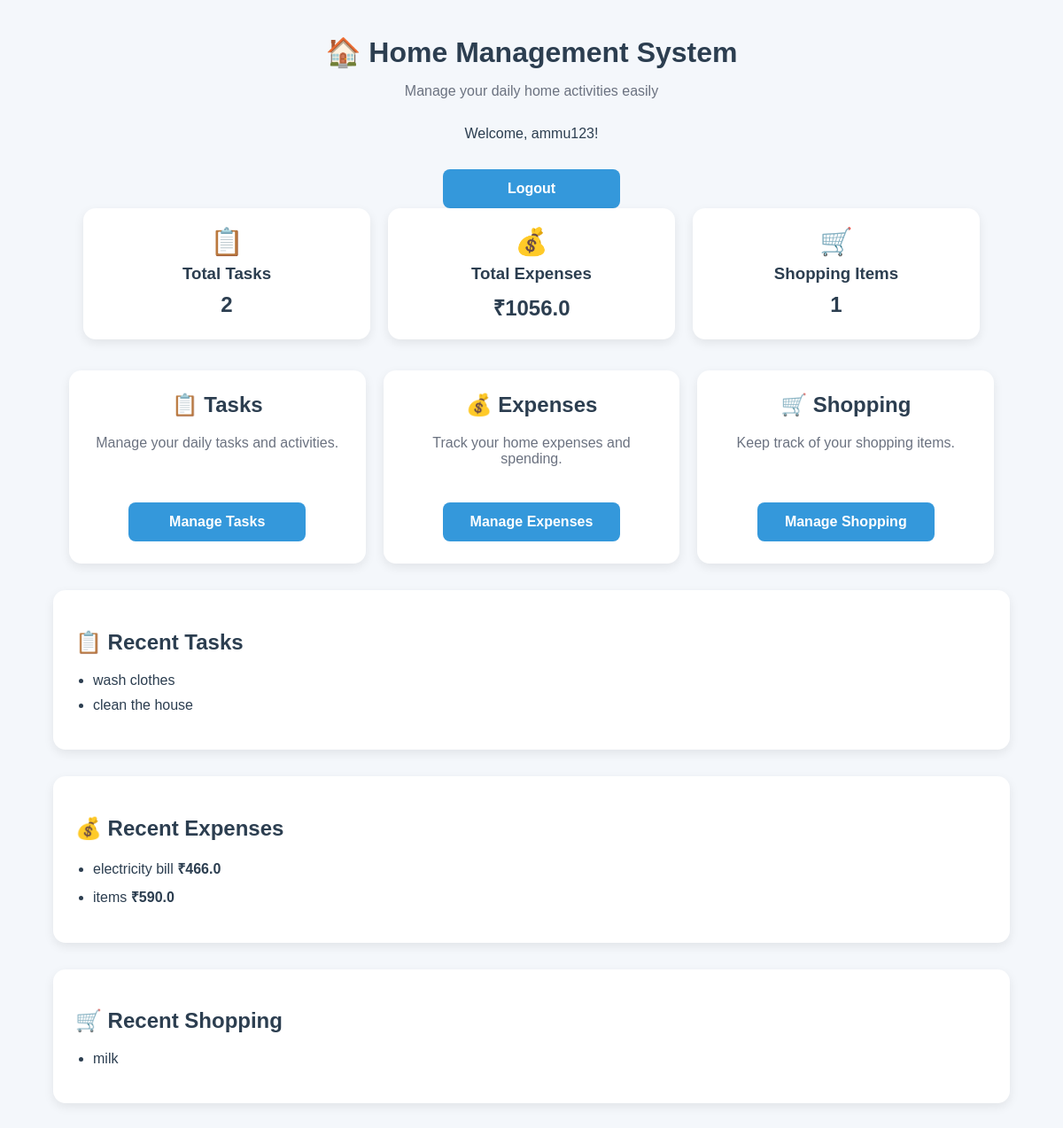
/ (signed in), run on the app's committed database.
### tables this page shows
CREATE TABLE users (
                id INTEGER PRIMARY KEY AUTOINCREMENT,
                username TEXT NOT NULL UNIQUE,
                password TEXT NOT NULL
            );

CREATE TABLE tasks (
            id INTEGER PRIMARY KEY AUTOINCREMENT,
            task TEXT NOT NULL,
            completed INTEGER DEFAULT 0
        , user_id INTEGER);

CREATE TABLE expenses (
            id INTEGER PRIMARY KEY AUTOINCREMENT,
            name TEXT NOT NULL,
            amount REAL NOT NULL
        , user_id INTEGER);

CREATE TABLE shopping (
            id INTEGER PRIMARY KEY AUTOINCREMENT,
            item TEXT NOT NULL
        , completed INTEGER DEFAULT 0, user_id INTEGER);

### app.py (the view)
@app.route("/")
@app.route("/")
def home():
    if "username" not in session:
        return redirect(url_for("login"))
    conn = get_db()
    user = conn.execute(
        "SELECT id FROM users WHERE username = ?",
        (session["username"],)
    ).fetchone()
    tasks_count = conn.execute(
        "SELECT COUNT(*) FROM tasks WHERE user_id = ?",
        (user["id"],)
    ).fetchone()[0]
    expenses_total = conn.execute(
        """
        SELECT COALESCE(SUM(amount), 0)
        FROM expenses
        WHERE user_id = ?
        """,
        (user["id"],)
    ).fetchone()[0]
    shopping_count = conn.execute(
        "SELECT COUNT(*) FROM shopping WHERE user_id = ?",
        (user["id"],)
    ).fetchone()[0]
    recent_tasks = conn.execute(
        """
        SELECT * FROM tasks
        WHERE user_id = ?
        ORDER BY id DESC
        LIMIT 5
        """,
        (user["id"],)
    ).fetchall()
    recent_expenses = conn.execute(
        """
        SELECT * FROM expenses
        WHERE user_id = ?
        ORDER BY id DESC
        LIMIT 5
        """,
        (user["id"],)
    ).fetchall()
    recent_shopping = conn.execute(
        """
        SELECT * FROM shopping
        WHERE user_id = ?
        ORDER BY id DESC
        LIMIT 5
        """,
        (user["id"],)
    ).fetchall()
    conn.close()
    return render_template(
        "index.html",
        tasks_count=tasks_count,
        expenses_total=expenses_total,
        shopping_count=shopping_count,
        recent_tasks=recent_tasks,
        recent_expenses=recent_expenses,
        recent_shopping=recent_shopping
    )

### app.py (called while the page is built)
def get_db():
    conn = sqlite3.connect("database.db")
    conn.row_factory = sqlite3.Row
    return conn

### templates/index.html (shortened to what this page needs)
<!DOCTYPE html>
<html>
<head>
    <link rel="stylesheet" href="{{ url_for('static', filename='style.css') }}">
</head>
<body>
    <div class="container">
        <h1>🏠 Home Management System</h1>
        <p class="subtitle">
            Manage your daily home activities easily
        </p>
        <p>
            Welcome, {{ session["username"] }}!
        </p>
        <a href="/logout">
            <button>Logout</button>
        </a>
        <div class="dashboard">
            <div class="stat-card">
                <h2>📋</h2>
                <h3>Total Tasks</h3>
                <p>{{ tasks_count }}</p>
            </div>
            <div class="stat-card">
                <h2>💰</h2>
                <h3>Total Expenses</h3>
                <p>₹{{ expenses_total }}</p>
            </div>
            <div class="stat-card">
                <h2>🛒</h2>
                <h3>Shopping Items</h3>
                <p>{{ shopping_count }}</p>
            </div>
        </div>
        <div class="cards">
            <div class="card">
                <h2>📋 Tasks</h2>
                <p>
                    Manage your daily tasks and activities.
                </p>
                <a href="/tasks">
                    <button>Manage Tasks</button>
                </a>
            </div>
            <div class="card">
                <h2>💰 Expenses</h2>
                <p>
                    Track your home expenses and spending.
                </p>
                <a href="/expenses">
                    <button>Manage Expenses</button>
                </a>
            </div>
            <div class="card">
                <h2>🛒 Shopping</h2>
                <p>
                    Keep track of your shopping items.
                </p>
                <a href="/shopping">
                    <button>Manage Shopping</button>
                </a>
            </div>
        </div>
        <div class="recent-section">
            <h2>📋 Recent Tasks</h2>
            {% if recent_tasks %}
                <ul class="recent-list">
                    {% for task in recent_tasks %}
                        <li>
                            {% if task["completed"] == 1 %}
                                ✓ {{ task["task"] }}
                            {% else %}
                                {{ task["task"] }}
                            {% endif %}
                        </li>
                    {% endfor %}
                </ul>
            {% else %}
                <p>No recent tasks.</p>
            {% endif %}
        </div>
        <div class="recent-section">
            <h2>💰 Recent Expenses</h2>
            {% if recent_expenses %}
                <ul class="recent-list">
                    {% for expense in recent_expenses %}
                        <li>
                            <span>
                                {{ expense["name"] }}
                            </span>
                            <strong>
                                ₹{{ expense["amount"] }}
                            </strong>
                        </li>
                    {% endfor %}
                </ul>
            {% else %}
                <p>No recent expenses.</p>
            {% endif %}
        </div>
        <div class="recent-section">
            <h2>🛒 Recent Shopping</h2>
            {% if recent_shopping %}
                <ul class="recent-list">
                    {% for item in recent_shopping %}
                        <li>
                            {{ item["item"] }}
                        </li>
                    {% endfor %}
                </ul>
            {% else %}
                <p>No recent shopping items.</p>
            {% endif %}
        </div>
    </div>
</body>
</html>

### static/style.css (style rules this page uses)
* { box-sizing: border-box; }
body { margin: 0; font-family: Arial, sans-serif; background: #f4f7fb; color: #2c3e50; }
.container { width: 90%; max-width: 1100px; margin: 40px auto; text-align: center; }
h1 { margin-bottom: 10px; font-size: 32px; }
.subtitle { color: #6b7280; margin-bottom: 30px; }
.dashboard { display: flex; gap: 20px; justify-content: center; margin-bottom: 35px; }
.stat-card { background: white; width: 30%; padding: 20px; border-radius: 14px; box-shadow: 0 4px 12px rgba(0, 0, 0, 0.08); }
.stat-card h2 { font-size: 30px; margin: 0 0 8px; }
.stat-card h3 { margin: 5px 0; }
.stat-card p { font-size: 24px; font-weight: bold; margin: 10px 0 0; }
.cards { display: flex; gap: 20px; justify-content: center; flex-wrap: wrap; }
.card { background: white; width: 31%; min-width: 250px; padding: 25px; border-radius: 14px; box-shadow: 0 4px 12px rgba(0, 0, 0, 0.08); }
.card h2 { margin-top: 0; }
.card p { color: #6b7280; min-height: 45px; }
button { width: 200px; padding: 13px; margin-top: 15px; border: none; border-radius: 8px; background-color: #3498db; color: white; font-size: 16px; font-weight: bold; cursor: pointer; }
.recent-section { background: white; margin-top: 30px; padding: 25px; border-radius: 14px; box-shadow: 0 4px 12px rgba(0, 0, 0, 0.08); text-align: left; }
.recent-list { padding-left: 20px; }
.recent-list li { margin-bottom: 10px; }
a { color: #3498db; text-decoration: none; font-weight: bold; }

### data on the page
users: username "ammu123"
tasks: task "wash clothes"
tasks: task "clean the house"
expenses: name "electricity bill", amount "466.0"
expenses: name "items", amount "590.0"
shopping: item "milk"

### other printed values
{{ tasks_count }} "2"
{{ expenses_total }} "1056.0"
{{ shopping_count }} "1"
